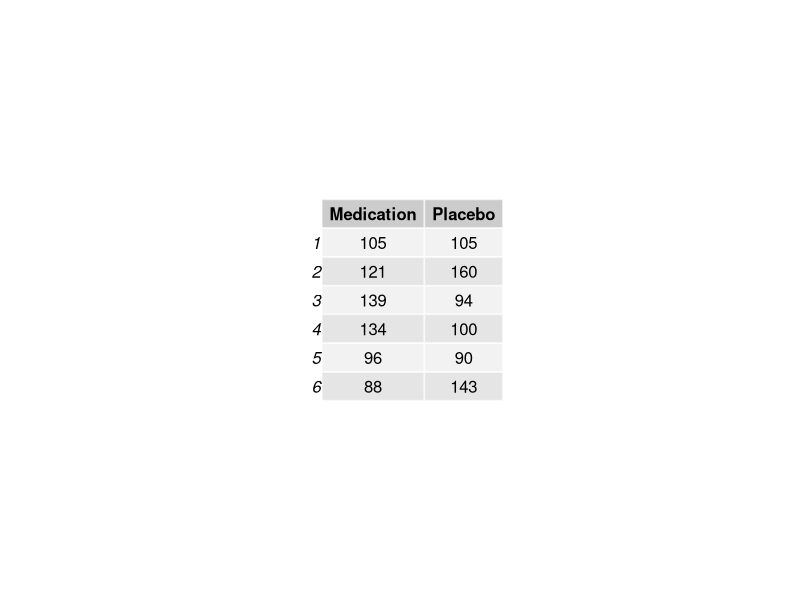
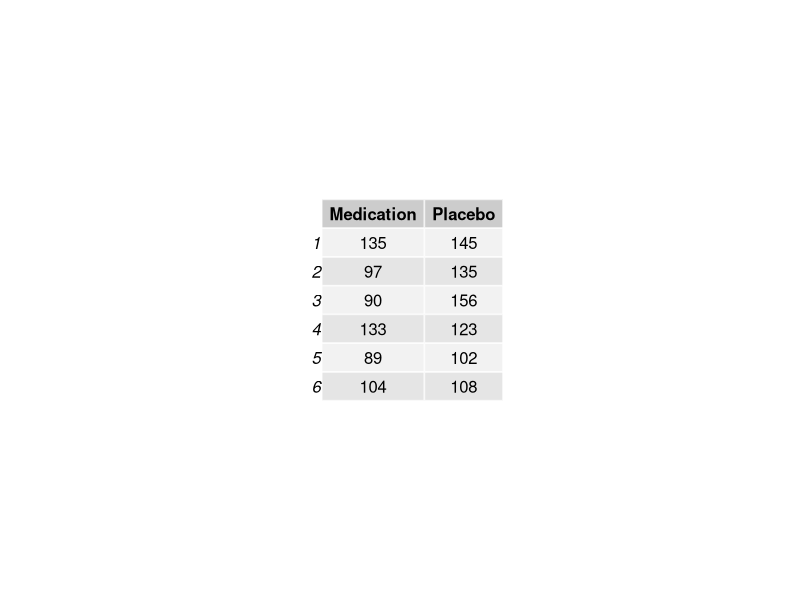
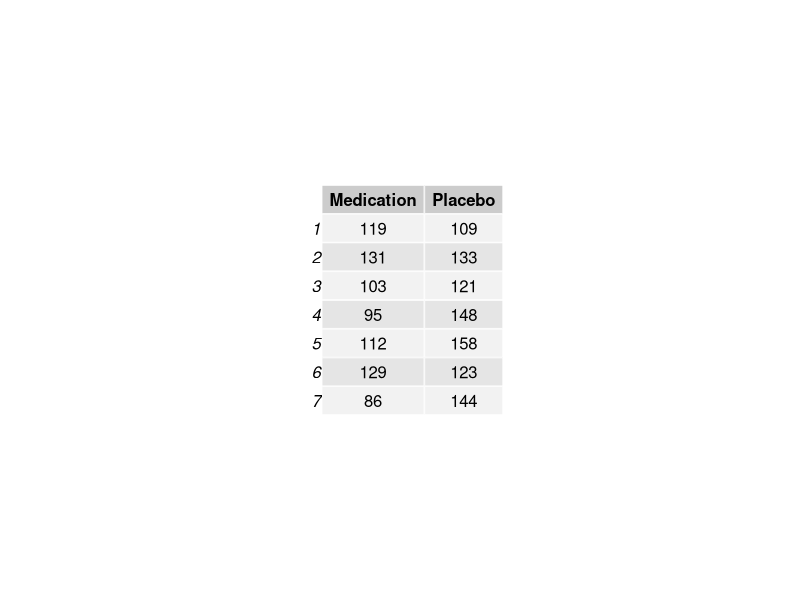
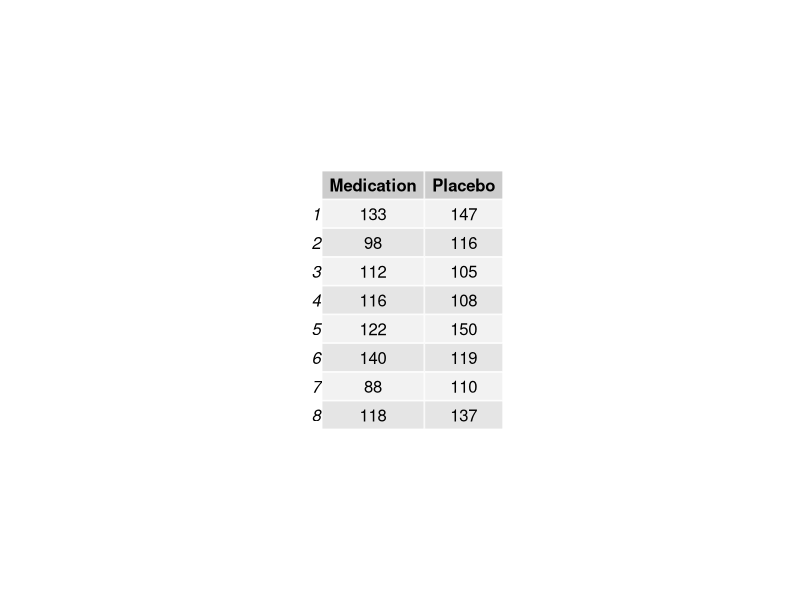
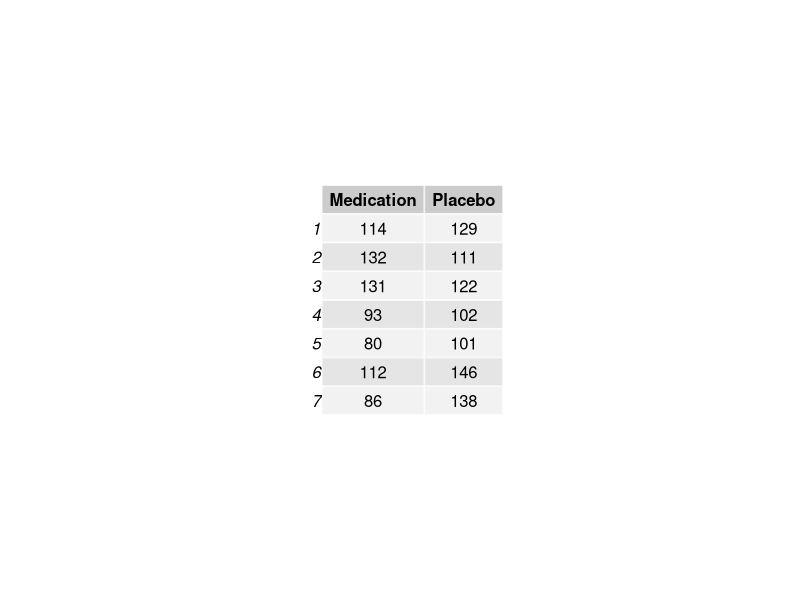
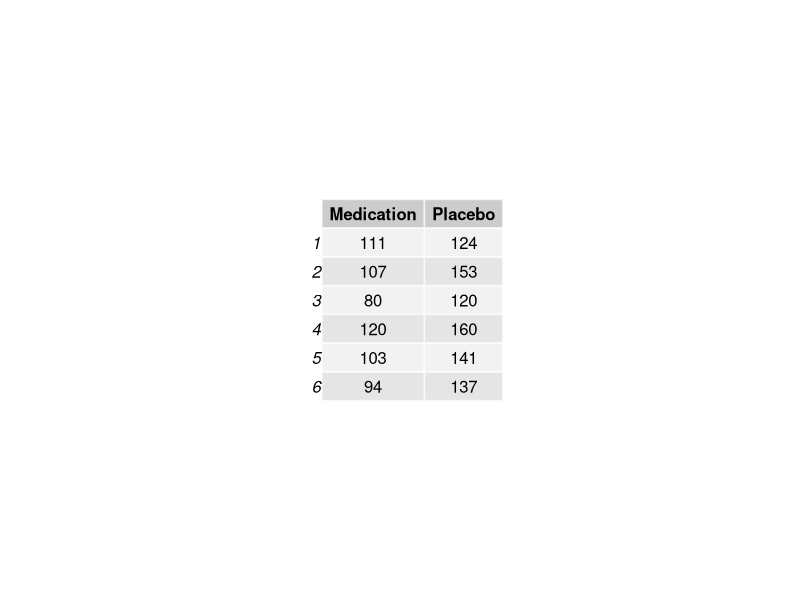
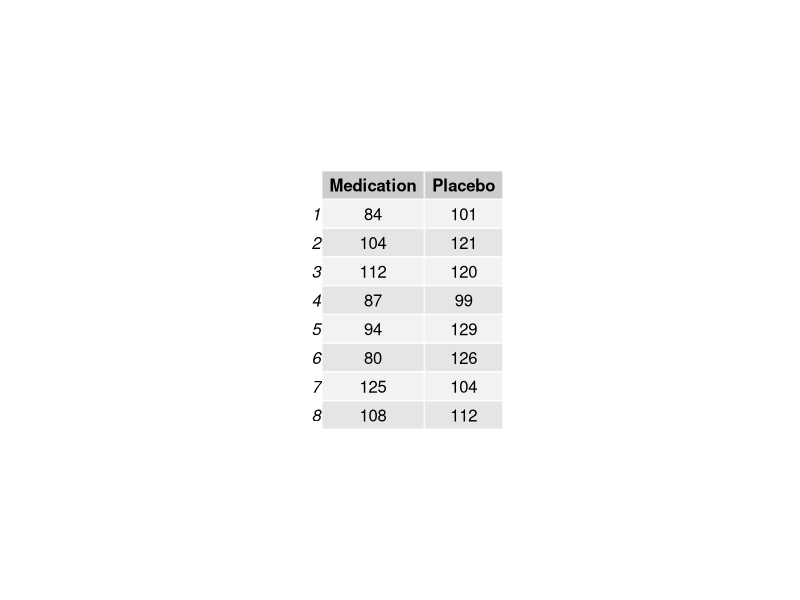
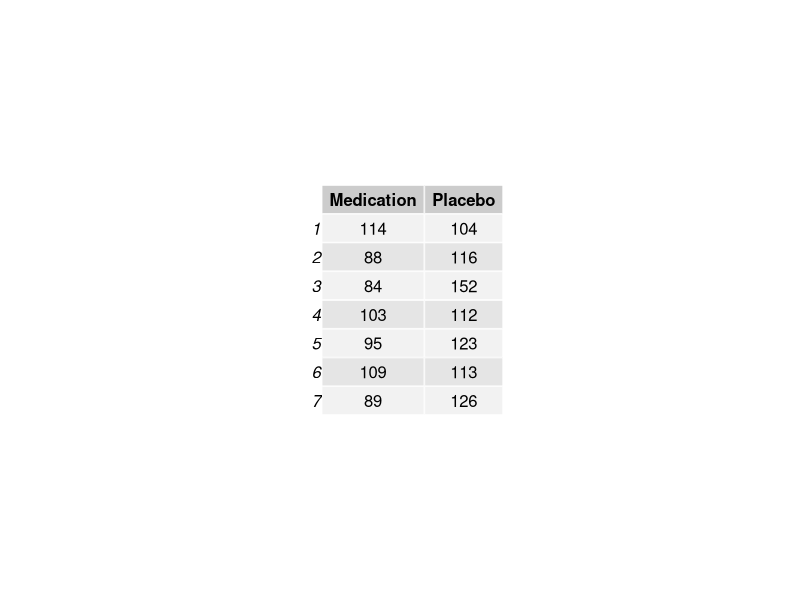

The R source for these figures, in order: (Note: this script raises an error after producing the figures.)
##### 2MeanPESEMC1 #####
library(gridExtra) # the pacakge needed for this particular question to create multiple grid-level plots in a page
twoMeanPESEMC1= function(
title = "2MeanPESEMC1", # Question-bank title that will be easily viewable in e-learning
n = 200, # Number of questions to generate
type = "MC", # The question type, one of many possible types on e-learning
answers = 5, # Number of answers per MC question
points.per.q = 4, # Number of points the question is worth (on the test)
difficulty = 1, # An easily viewable difficulty level on e-learning
quest.txt1 = "Both a new cardiovascular medication and placebo were administered to two separate groups of subjects. The subjects' heartrates (bpm) were monitored and recorded in the above table. The standard deviation of the medicated group is ",
quest.txt2 = ", and the standard deviation of the placebo group is ",
quest.txt3 = ". What is the ",
quest.txt4 = " of the difference between the mean heartrate of medication vs.the mean heartrate of placebo groups?", # The above 4 question texts are static text for the full question
digits = 2, # This is the number of decimal places to round off the data
loc.path = "Images/", # This is the local path used to store any randomly generated image files
e.path = "Images/", # This is the path on e-learning used to store any above-implemented image files
hint = "Are the groups independent or dependent? Are you looking for center or spread? Pick the closest answer.", # This is a student hint, visible to them during the exam on e-learning
feedback = "Point Estimate = mean(medication) - mean(placebo). SE = sqrt(smed^2/nmean + splac^2/nplac."
) # This is student feedback, visible after the exam
{
param <- c("NewQuestion","ID","Title","QuestionText","Points","Difficulty", "Image",
           rep("Option", answers),"Hint","Feedback") # These are setting row names for the CSV file
questions <- data.frame() # This opens a data frame to store the randomly generated questions below
for(i in 1:n)
{
  ID <- paste(title, i, sep = "-") # The ID of the specific question within the bank, title + question number in the loop
  points <- sample(c(rep(0,answers-1),100),replace=F) # The proportion of points assigned to each possible answer, 1 if correct or 0 if incorrect
  corr.ind <- 7 + which.max(points) # This is the row index of the correct answer
  decis <- sample(6:8, size = 1) # randomly assigning sample size number
  Medication <- sample(80:140, size = decis)
  Placebo <- sample(90:160, size = decis)
  data <- data.frame(Medication, Placebo, stringsAsFactors = FALSE) # This is how we're randomly generating data table for this question
  data1 <- round(sd(Medication), digits) # generating sample standard deviation of medication
  data2 <- round(sd(Placebo), digits) #generating sample standard deviation of placebo
  data3 <- sample(c("point estimate", "standard error"), size = 1)
  corr.ans <- if(data3 == "point estimate"){round(mean(Medication) - mean(Placebo),
                                                  digits = digits)}
  else{round(sqrt(data1^2/decis + data2^2/decis),
             digits = digits)} # This is the correct answer to the question
  up.min <- corr.ans + .2 # This is the minimum value for incorrect answers above the correct answer
  down.max <- corr.ans - .2 # This is the maximum value for incorrect answers below the correct answer
  ans.txt <- sample(if(corr.ans <= -15){seq(up.min, up.min + 5, 10^-digits)}
                    else{if(corr.ans >= 15){seq(down.max - 5, down.max, 10^-digits)}
                      else{c(seq(down.max - 5, down.max, 10^-digits),
                             seq(up.min, up.min + 5, 10^-digits))}},
                    size = answers) # These are randomly generated incorrect answers
  content <- c(type, ID, ID, paste(quest.txt1, data1, quest.txt2, data2, quest.txt3, data3, quest.txt4, sep = ""),
               points.per.q, difficulty, paste(e.path, paste(title, i, sep = "-"), ".jpeg", sep = ""),
               points, hint, feedback) # This is collecting a lot of the above information into a single vector
  options <- c(rep("",7), ans.txt, rep("",2)) # This is collecting the incorrect answers above, and indexing them correctly by row
  options[corr.ind] <- corr.ans # This is imputing the correct answer at the appropriate row index
  questions[(1+(9+answers)*i):((9+answers)*(i+1)),1] <- param # This is indexing and storing all the row names
  questions[(1+(9+answers)*i):((9+answers)*(i+1)),2] <- content # Indexing and storing all the content
  questions[(1+(9+answers)*i):((9+answers)*(i+1)),3] <- options # Indexing and storing the answers, both incorrect and correct
  jpeg(filename=paste(loc.path, paste(title, i, sep = "-"), ".jpeg", sep = ""),
       height = 25*nrow(data), width = 80*ncol(data)) # creating the image files in the designated place
  p <- tableGrob(data) #Creating the summary statistics for the graphical item
  grid.arrange(p) #arranging all the summary statistics for the graphical items in one location
  dev.off()
}
questions <- questions[((10+answers)):((9+answers)*(n+1)),] # Storing only what's needed for e-learning upload as a CSV file
write.table(questions, sep=",", file=paste(title, ".csv", sep = ""),
            row.names=F, col.names=F) # Writing the CSV file
}

twoMeanPESEMC1() # creating the csv file